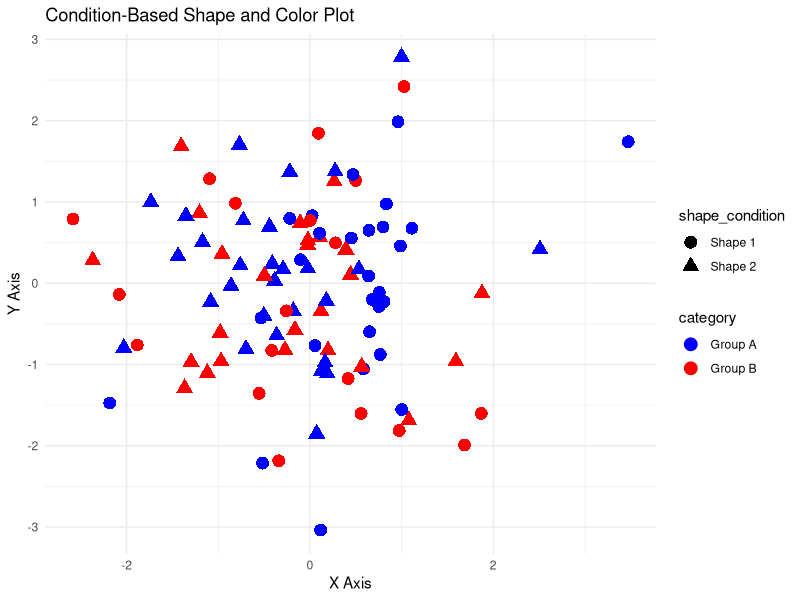

The R script that drew this image:
#Write code to plot data points with condition-based shapes and colors using ggplot.
library(ggplot2)
df <- data.frame(
  x = rnorm(100),
  y = rnorm(100),
  category = sample(c("Group A", "Group B"), 100, replace = TRUE),
  shape_condition = sample(c("Shape 1", "Shape 2"), 100, replace = TRUE)
)
ggplot(df, aes(x = x, y = y, color = category, shape = shape_condition)) +
  geom_point(size = 4) +
  scale_color_manual(values = c("Group A" = "blue", "Group B" = "red")) +   
  scale_shape_manual(values = c("Shape 1" = 16, "Shape 2" = 17)) +
  theme_minimal() +
  labs(title = "Condition-Based Shape and Color Plot",
       x = "X Axis",
       y = "Y Axis")
